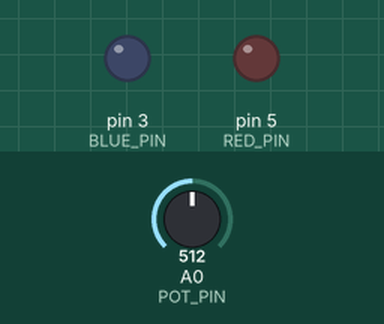
Simulated run of this sketch. Board: Arduino Uno, built with avr-gcc and run on an emulated ATmega328P. Shown: output pins drawn as LEDs (lit = HIGH). The test bench sets the inputs (shaded band); at power-on: A0 (POT_PIN) = 512.

Above: at 1.2 s.
1.3 s: A0 (POT_PIN) set to 490
At 2.1 s:
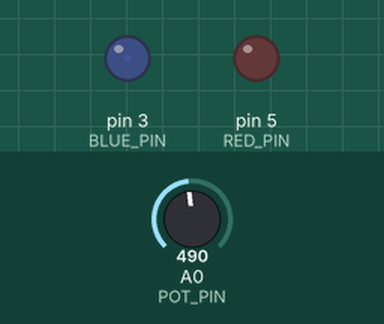
2.8 s: A0 (POT_PIN) set to 534
At 3.3 s:
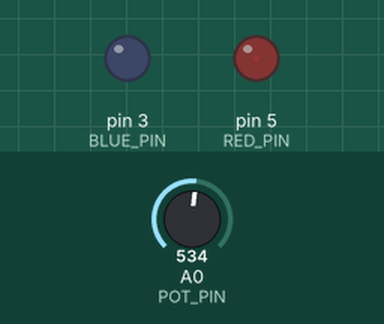
4.3 s: A0 (POT_PIN) set to 716
At 5.5 s:
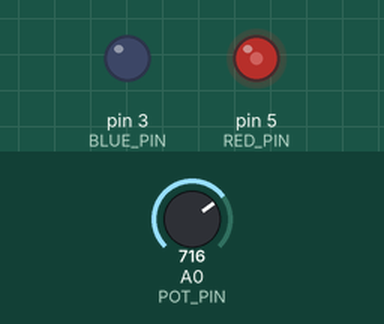
5.8 s: A0 (POT_PIN) set to 900
At 6.9 s:
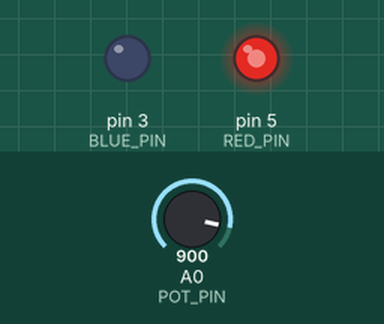
7.3 s: A0 (POT_PIN) set to 1023
At 8.1 s:
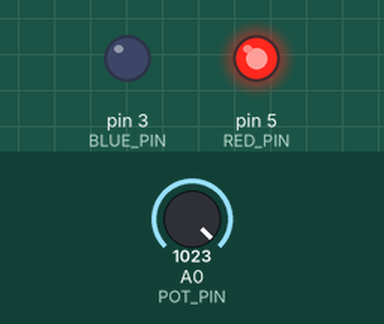
Timing chart, 0 to 9.8 s (numbered marks = the images above; inputs shaded):
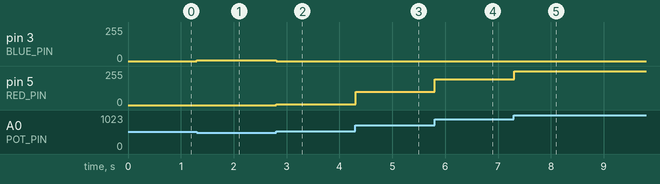

The sketch:

conductor2.ino
```cpp
// ピン定義
const int POT_PIN = A0; // 可変抵抗
const int BLUE_PIN = 3; // 青LED（PWM）
const int RED_PIN = 5;  // 赤LED（PWM）
// 緑は使用しない
int lastPotValue = 0;

void setup()
{
  pinMode(RED_PIN, OUTPUT);
  pinMode(BLUE_PIN, OUTPUT);
}

void loop()
{
  int potValue = analogRead(POT_PIN); // 0〜1023

  // ノイズ対策（前回より10以上変化があった時だけ処理）
  if (abs(potValue - lastPotValue) > 2)
  {
    lastPotValue = potValue; // 前回の値を更新

    int redValue = 0;
    int blueValue = 0;

    // 【左半分】中央(512)より左にあるとき：青LEDだけを光らせる
    // 【左側】500未満のとき、青を制御（500で完全に消える）
    if (potValue < 500)
    {
      blueValue = map(potValue, 0, 500, 255, 0);
      redValue = 0;
    }
    // 【右側】524より大きいとき、赤を制御（524で完全に消える）
    else if (potValue > 524)
    {
      blueValue = 0;
      redValue = map(potValue, 524, 1023, 0, 255);
    }
    // 【中央】500〜524の間は、どちらも0（完全消灯ゾーン）
    else
    {
      blueValue = 0;
      redValue = 0;
    }

    // LEDに出力
    analogWrite(RED_PIN, redValue);
    analogWrite(BLUE_PIN, blueValue);
  }

  delay(100);
}
```

Measured:
- after the input at 1.3 s, pin 3 (BLUE_PIN): 0/255 → 6/255 at once
- after the input at 2.8 s, pin 3 (BLUE_PIN): 6/255 → 0/255 at once; pin 5 (RED_PIN): 0/255 → 5/255 at once
- after the input at 4.3 s, pin 5 (RED_PIN): 5/255 → 98/255 at once
- after the input at 5.8 s, pin 5 (RED_PIN): 98/255 → 192/255 at once
- after the input at 7.3 s, pin 5 (RED_PIN): 192/255 → 255/255 at once
